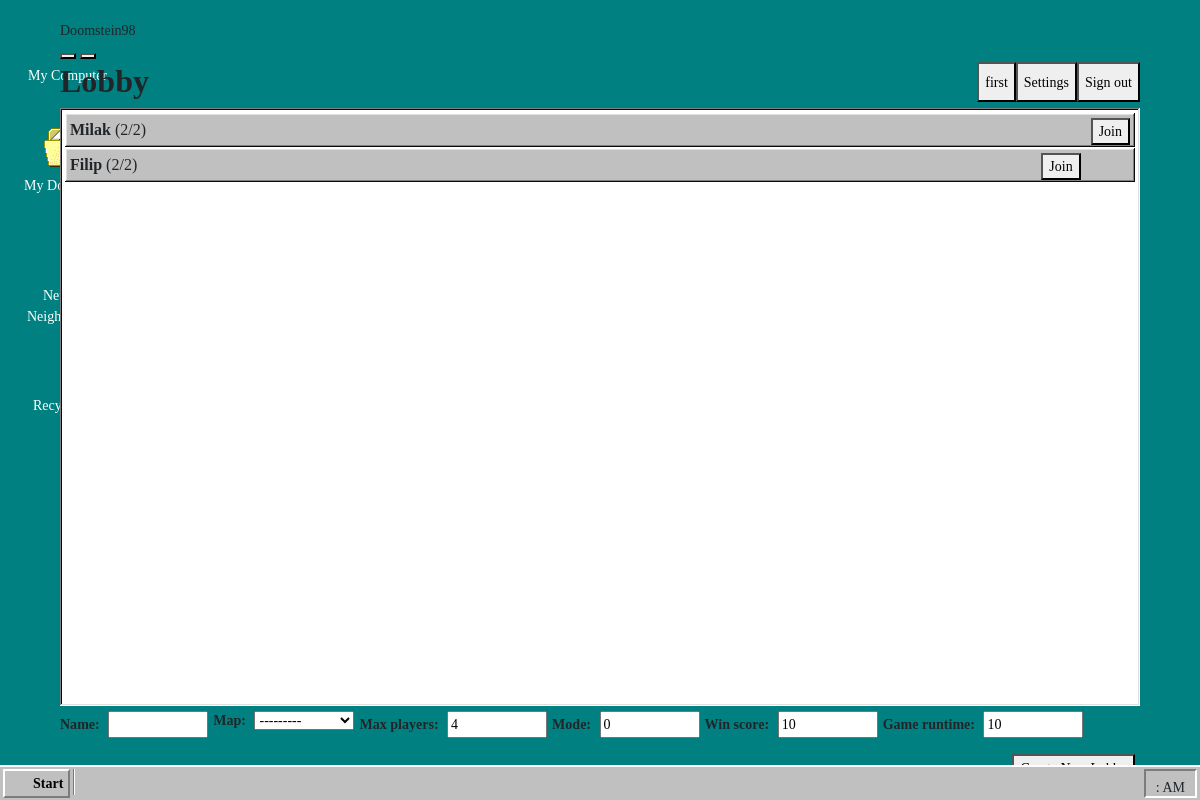
/menu/ (signed in), run on an earlier commit of the app's database.
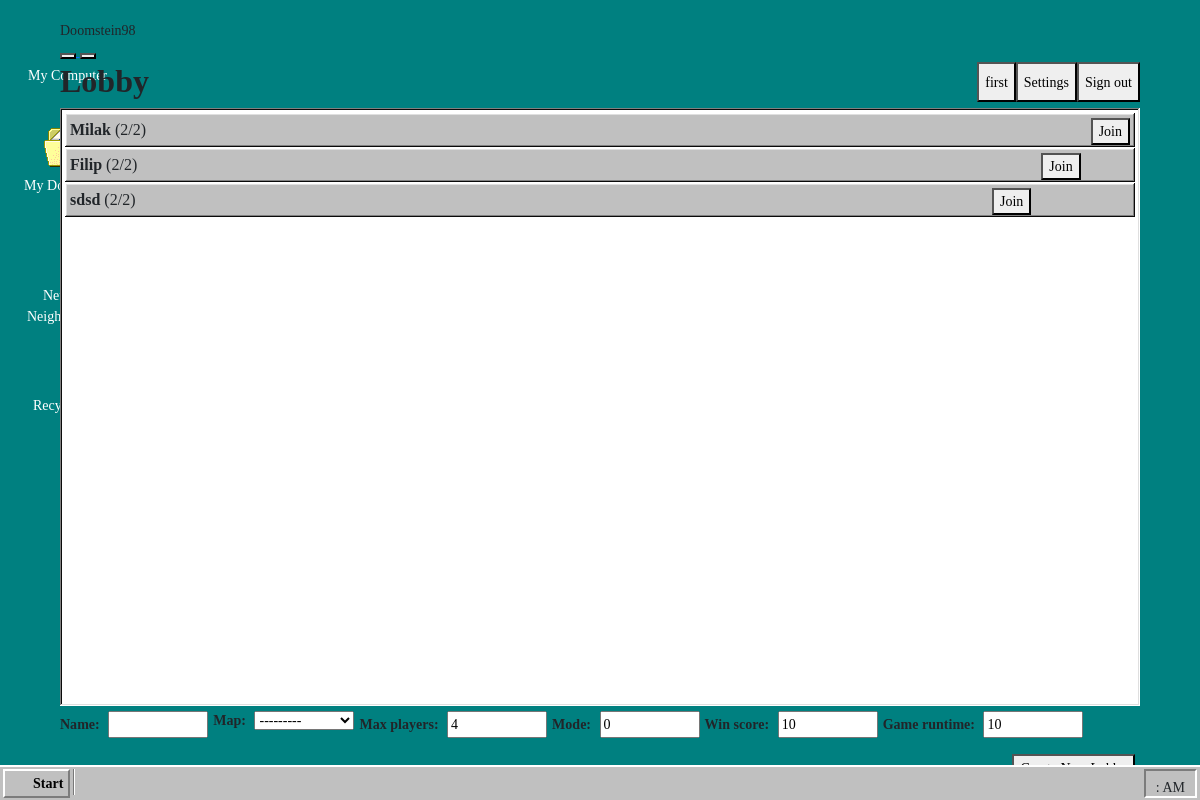
And on a later commit of the database.
### lobby/models.py (models this page shows, shortened)
class Lobby(models.Model):
    name            = models.SlugField                  (   max_length=50,
                                                            unique=True,
                                                            error_messages={"invalid":"No Spaces allowed"})
    map             = models.ForeignKey                 (Map, on_delete=models.CASCADE)
    mode            = models.PositiveSmallIntegerField  (default=0, validators=[validator.MaxValueValidator(1,"Since there are only two gamemodes")])
    max_players     = models.PositiveSmallIntegerField  (default=4, validators=[validator.MinValueValidator(2,"To play reasonably, you should play at least with two player"), validator.MaxValueValidator(MAX_PLAYERS, "The Server can not handle more players")])
    current_players = models.ManyToManyField            (User)
    game_runtime    = models.PositiveSmallIntegerField  (default=10,validators=[validator.MinValueValidator(2), validator.MaxValueValidator(60)])
    win_score       = models.PositiveSmallIntegerField  (default=10,validators=[validator.MinValueValidator(1), validator.MaxValueValidator(100)])

### Mainmenu/views.py (the view)
# urls.py: path('menu/', views.menu, name="menu"),
@login_required(login_url='/accounts/login/')
def menu(request):
    lobbies = Lobby.objects.all()
    context = {'lobbies': lobbies}
    if request.method == "POST":
        form = LobbyForm(request.POST)
        if form.is_valid():
            user = form.save()
            messages.add_message(request, messages.SUCCESS,
                                 'Lobby created.')
            return redirect(reverse("menu"))
        else:
            context['lobby_form'] = form
            messages.add_message(request, messages.ERROR,
                                 'Lobby was not created.')
    else:
        form = LobbyForm(request)
        context['lobby_form'] = form
    return render(request, "menu.html",
                  {'form': LobbyForm, 'lobbies': Lobby.objects.all()})

### lobby/models.py (called while the page is built)
    def __str__(self) -> str:
        return self.name

### Mainmenu/templates/menu.html (shortened to what this page needs)
{% extends 'base.html' %}
{% block content %}
{% load static %}
<link rel="stylesheet" type="text/css" href="{% static 'menu/css/menu.css' %}">
    <h2 class="h2 lobby"><b>Lobby</b></h2>
    <a href="{% url 'logout' %}">
        <button class="button user">
        Sign out
        </button>
    </a>
    <a href="{% url 'settings' %}">
    <button class="button user">
        Settings
    </button>
    </a>
    <a href="{% url 'changepassword' %}">
    <button class="button user">
        {{ user.user_name }}
    </button>
    </a>
    <div class="div lobbybox">
        {% for lobby in lobbies %}
            <div class="div lobbyline">
                <p class="p lobbytext"><b>{{ lobby.name }}</b> ({{ lobby.current_players.count }}/{{ lobby.max_players }})</p>
                <a href="{% url 'game' lobby_name=lobby.name %}">
                    <button class="button lobby">
                        Join
                    </button>
                </a>
            </div>
        {% endfor %}
    </div>
    <form method="post">
        {% for field in form %}
            <div class="field-row-stacked register">
            {% if field.html_name == "name" %}
                <label class="label"><strong>{{ field.label_tag }}</strong></label>
            {% else %}
                <label><strong>{{ field.label_tag }}</strong></label>
            {% endif %}
            {{ field }}
            </div>
        {% endfor %}
        {% if messages %}
        {% for message in messages %}
                <span class="error">{{ message }}</span>
        {% endfor %}
        {% else %}
        <br>
        {% endif %}
        <section class="field-row">
            <button class="button createlobby">
            </button>
        </section>
    </form>
{% endblock %}

What changed in the data, as far as the page shows it:
added Lobby: name "sdsd", current_players.count "2", max_players "2"
